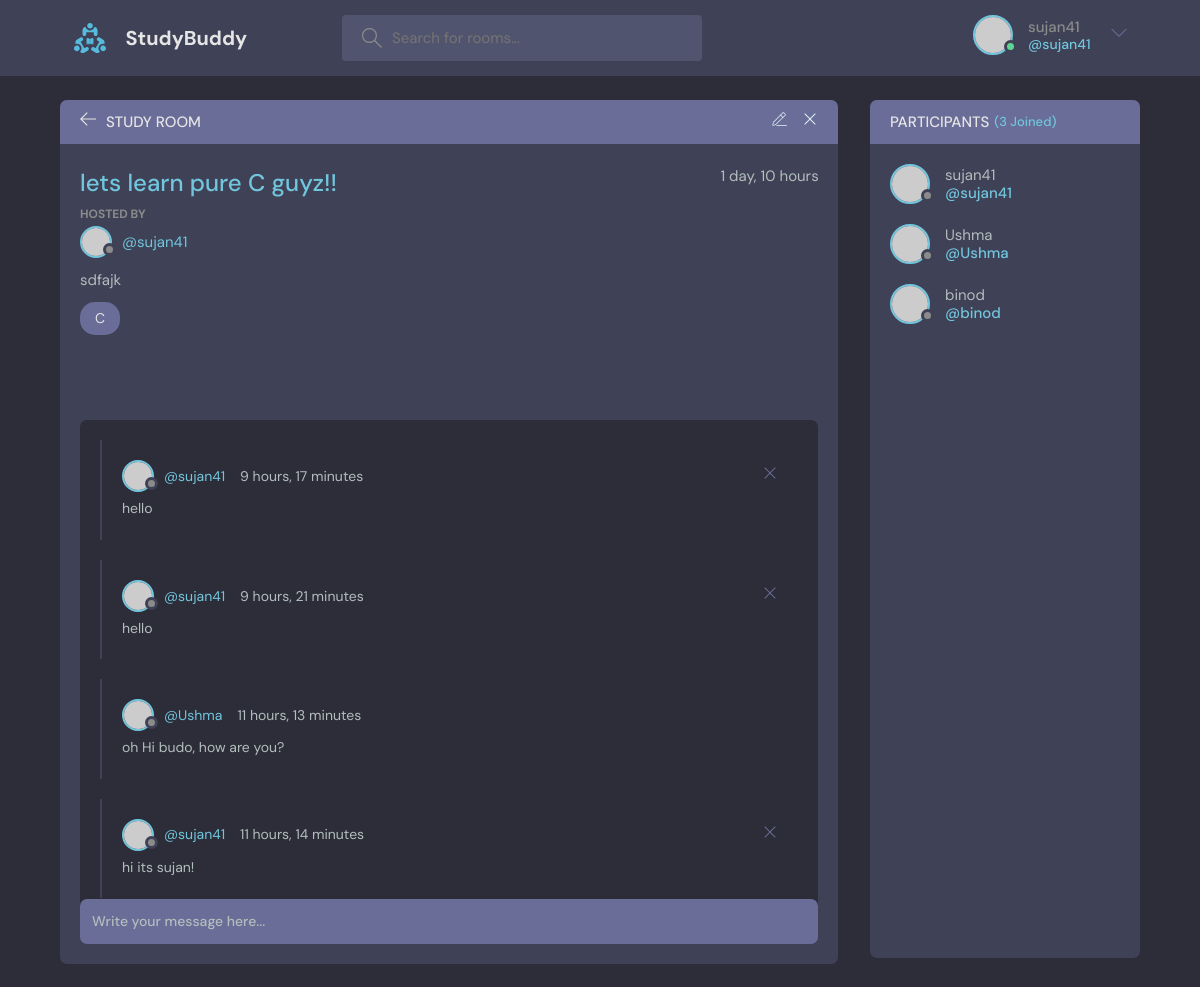
Screenshot of /room/13/ (signed in) with the database file from the repository.
### base/models.py (models this page shows, shortened)
class Room(models.Model):
    host = models.ForeignKey(User, on_delete=models.SET_NULL, null=True)
    topic = models.ForeignKey(Topic, on_delete=models.SET_NULL, null=True)
    name = models.CharField(max_length=200)
    description = models.TextField(null=True, blank=True)
    participants = models.ManyToManyField(User, related_name='participants', blank=True)
    updated = models.DateTimeField(auto_now=True)
    created = models.DateTimeField(auto_now_add=True)
    class Meta:
        ordering = ['-updated', '-created']

class Topic(models.Model):
    name = models.CharField(max_length=200)
    def __str__(self):
        return self.name

class Message(models.Model):
    user = models.ForeignKey(User, on_delete=models.CASCADE)
    room = models.ForeignKey(Room, on_delete=models.CASCADE)
    body = models.TextField()
    updated = models.DateTimeField(auto_now=True)
    created = models.DateTimeField(auto_now_add=True)
    class Meta:
        ordering = ['-updated', '-created']

### base/views.py (the view, shortened to what this page needs)
# urls.py: path('room/<str:pk>/', views.room, name="room"),
def room(request, pk):
    room = Room.objects.get(id=pk)
    room_messages = Message.objects.filter(room_id = pk).order_by('-created')
    participants = room.participants.all()
    context = {'room': room, 'room_messages': room_messages, 'participants': participants}
    return render(request,'base/room.html', context)

### base/templates/base/room.html (shortened to what this page needs)
{% extends 'main.html' %}
{% block content %}
  <main class="profile-page layout layout--2">
      <div class="container">
        <div class="room">
          <div class="room__top">
            <div class="room__topLeft">
              <a href="index.html">
                <svg version="1.1" xmlns="http://www.w3.org/2000/svg" width="32" height="32" viewBox="0 0 32 32">
                  <title>arrow-left</title>
                  <path
                    d="M13.723 2.286l-13.723 13.714 13.719 13.714 1.616-1.611-10.96-10.96h27.625v-2.286h-27.625l10.965-10.965-1.616-1.607z"
                  ></path>
                </svg>
              </a>
              <h3>Study Room</h3>
            </div>
            <div class="room__topRight">
              <a href="{% url 'update-room' room.id %}">
              </a>
              <a href="{% url 'delete-room' room.id %}">
                <svg version="1.1" xmlns="http://www.w3.org/2000/svg" width="32" height="32" viewBox="0 0 32 32">
                  <title>remove</title>
                  <path
                    d="M27.314 6.019l-1.333-1.333-9.98 9.981-9.981-9.981-1.333 1.333 9.981 9.981-9.981 9.98 1.333 1.333 9.981-9.98 9.98 9.98 1.333-1.333-9.98-9.98 9.98-9.981z"
                  ></path>
                </svg>
              </a>
            </div>
          </div>
          <div class="room__box scroll">
            <div class="room__header scroll">
              <div class="room__info">
                <h3>{{room.name}}</h3>
                <span>{{room.created|timesince}}</span>
              </div>
              <div class="room__hosted">
                <p>Hosted By</p>
                <a href="#" class="room__author">
                  <div class="avatar avatar--small">
                    <img src="https://randomuser.me/api/portraits/men/37.jpg" />
                  </div>
                  <span>@{{room.host}}</span>
                </a>
              </div>
              <div class="room__details">
                {{room.description}}
              </div>
              <span class="room__topics">{{room.topic}}</span>
            </div>
            <div class="room__conversation">
              <div class="threads scroll">
                {% for message in room_messages %}
                <div class="thread">
                  <div class="thread__top">
                    <div class="thread__author">
                      <a href="{% url 'profile' message.user.id %}" class="thread__authorInfo">
                        <div class="avatar avatar--small">
                          <img src="https://randomuser.me/api/portraits/men/37.jpg" />
                        </div>
                        <span>@{{message.user}}</span>
                      </a>
                      <span class="thread__date">{{message.created|timesince}}</span>
                    </div>
                    {% if request.user == message.user %}
                    <a href="{% url 'delete-message' message.id %}">
                      <div class="thread__delete">
                      <svg version="1.1" xmlns="http://www.w3.org/2000/svg" width="32" height="32" viewBox="0 0 32 32">
                        <title>remove</title>
                        <path
                          d="M27.314 6.019l-1.333-1.333-9.98 9.981-9.981-9.981-1.333 1.333 9.981 9.981-9.981 9.98 1.333 1.333 9.981-9.98 9.98 9.98 1.333-1.333-9.98-9.98 9.98-9.981z"
                        ></path>
                      </svg>
                      </div>
                    </a>
                    {% endif %}
                  </div>
                  <div class="thread__details">
                    {{message.body}}
                  </div>
                </div>
                {% endfor %}
              </div>
            </div>
          </div>
          <div class="room__message">
            <form action="" method="post">{% csrf_token %}<input name="body" placeholder="Write your message here..." /></form>
          </div>
        </div>
        <div class="participants">
          <h3 class="participants__top">Participants <span>({{participants.count}} Joined)</span></h3>
          <div class="participants__list scroll">
            {% for user in participants %}
            <a href="{% url 'profile' user.id %}" class="participant">
              <div class="avatar avatar--medium">
                <img src="https://randomuser.me/api/portraits/men/37.jpg" />
              </div>
              <p>
                {{user.username}}
                <span>@{{user}}</span>
              </p>
            </a>
            {% endfor %}
          </div>
        </div>
      </div>
    </main>
{% endblock %}

### templates/navbar.html (shortened to what this page needs)
{% load static%}
    <header class="header header--loggedIn">
      <div class="container">
        <a href="/" class="header__logo">
          <img src="{% static 'images/logo.svg' %}" />
          <h1>StudyBuddy</h1>
        </a>
        <form class="header__search" action="{% url 'home' %}" method="GET">
          <label>
            <input placeholder="Search for rooms..." type="text" name="q"/>
          </label>
        </form>
        <nav class="header__menu">
{% if request.user.is_authenticated %}
          <div class="header__user">
            <a href="{% url 'profile' user.id %}">
              <div class="avatar avatar--medium active">
                <img src="https://randomuser.me/api/portraits/men/37.jpg" />
              </div>
              <p>{{request.user.username}} <span>@{{request.user.username}}</span></p>
            </a>
            <button class="dropdown-button">
              <svg version="1.1" xmlns="http://www.w3.org/2000/svg" width="32" height="32" viewBox="0 0 32 32">
                <title>chevron-down</title>
                <path d="M16 21l-13-13h-3l16 16 16-16h-3l-13 13z"></path>
              </svg>
            </button>
          </div>
{% else %}
          <a href="{% url 'login' %}">
            <img src= "{% static 'images/avatar.svg' %}" />
            <p>Login</p>
          </a>
{% endif %}
        </nav>
      </div>
    </header>

### rows the page displays
Room: name "lets learn pure C guyz!!", created "1 day, 10 hours", host "sujan41", description "sdfajk", topic "C"
Message: user "sujan41", created "9 hours, 17 minutes", body "hello"
Message: user "sujan41", created "9 hours, 21 minutes", body "hello"
Message: user "Ushma", created "11 hours, 13 minutes", body "oh Hi budo, how are you?"
Message: user "sujan41", created "11 hours, 14 minutes", body "hi its sujan!"

### other values shown
{{ request.user.username }} "sujan41"
{{ participants.count }} "3"
{{ user.username }} "sujan41"
{{ user }} "sujan41"
{{ user.username }} "Ushma"
{{ user }} "Ushma"
{{ user.username }} "binod"
{{ user }} "binod"
